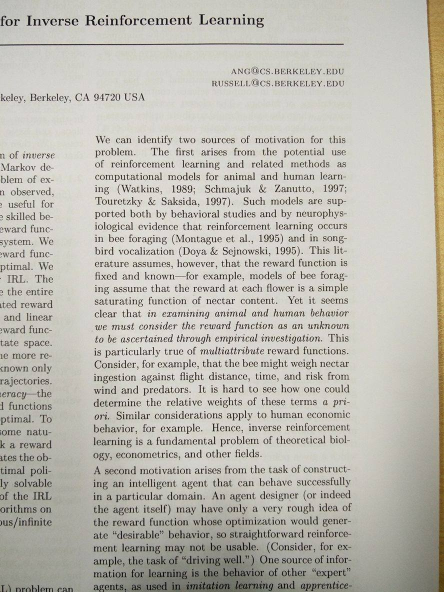
//> input picture playground/image_maniputation/RND/code/im10.jpg, 888 x 1184 px (shown at 1/2 size)
$ ./stitchin im1.jpg im10.jpg   (built with g++ and OpenCV 4)
//> lines starting //> are read from the running program, lines starting //| are printed output that depends on the picture
#include <stdio.h>
#include <iostream>

#include "opencv2/core/core.hpp"
#include "opencv2/features2d/features2d.hpp"
#include "opencv2/highgui/highgui.hpp"
#include "opencv2/nonfree/nonfree.hpp"
#include "opencv2/calib3d/calib3d.hpp"
#include "opencv2/imgproc/imgproc.hpp"

using namespace cv;

void readme();

/** @function main */
int main( int argc, char** argv )
{
 if( argc != 3 )
 { readme(); return -1; }

// Load the images
 Mat image1= imread( argv[2] );
//> image1 is the input picture: 1184 rows x 888 cols, CV_8UC3; mean B, G, R 178, 186, 188.6
 Mat image2= imread( argv[1] );
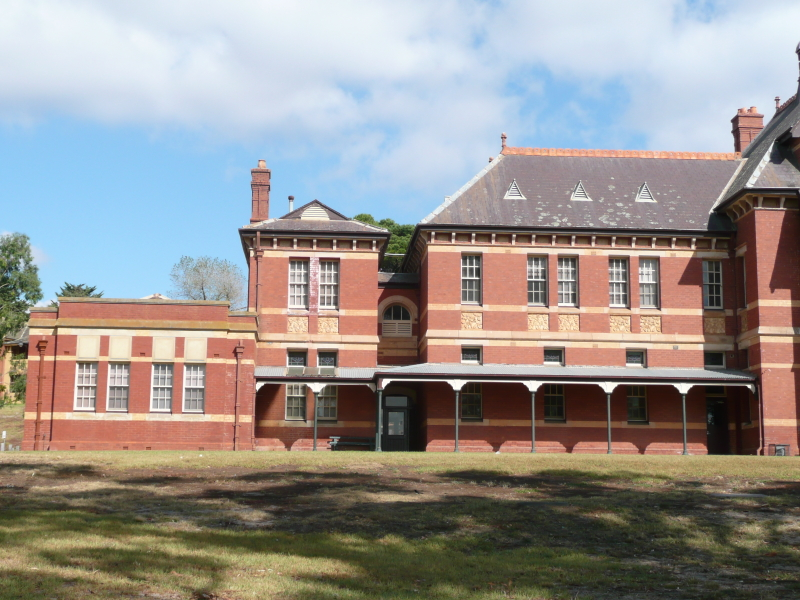
//> input picture playground/image_maniputation/RND/code/im1.jpg, 800 x 600 px
//> image2 is the input picture: 600 rows x 800 cols, CV_8UC3; mean B, G, R 142.7, 146.1, 151


double angle = 90;  // or 270


 Mat gray_image1;
 Mat gray_image2;
 // Convert to Grayscale
 cvtColor( image1, gray_image1, CV_RGB2GRAY );
 cvtColor( image2, gray_image2, CV_RGB2GRAY );
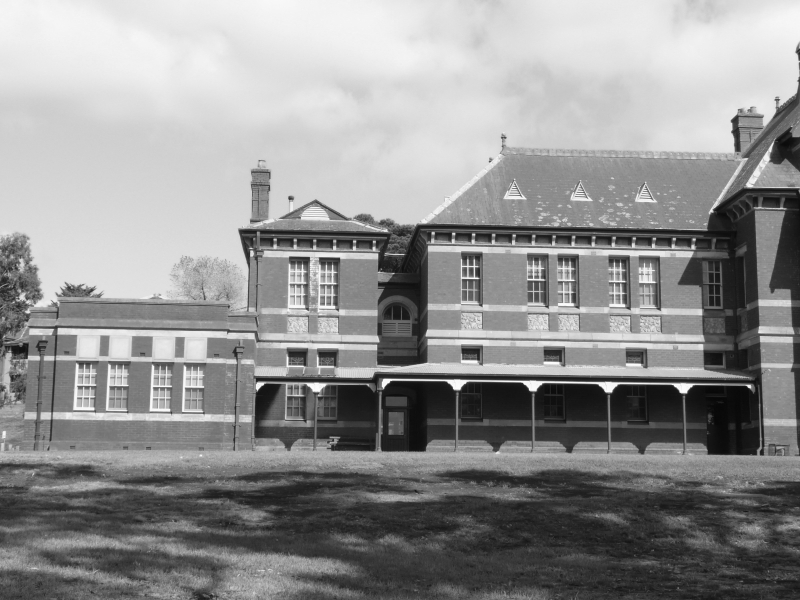
//> gray_image2: 600 rows x 800 cols, CV_8UC1; min 7, max 254, mean 145.6

imshow("first image",image2);
 imshow("second image",image1);

if( !gray_image1.data || !gray_image2.data )
 { std::cout<< " --(!) Error reading images " << std::endl; return -1; }

//-- Step 1: Detect the keypoints using SURF Detector
 int minHessian = 400;

//> (the run ends here: the program needs code that is not available in this run, at `SurfFeatureDetector detector( minHessian );`)
